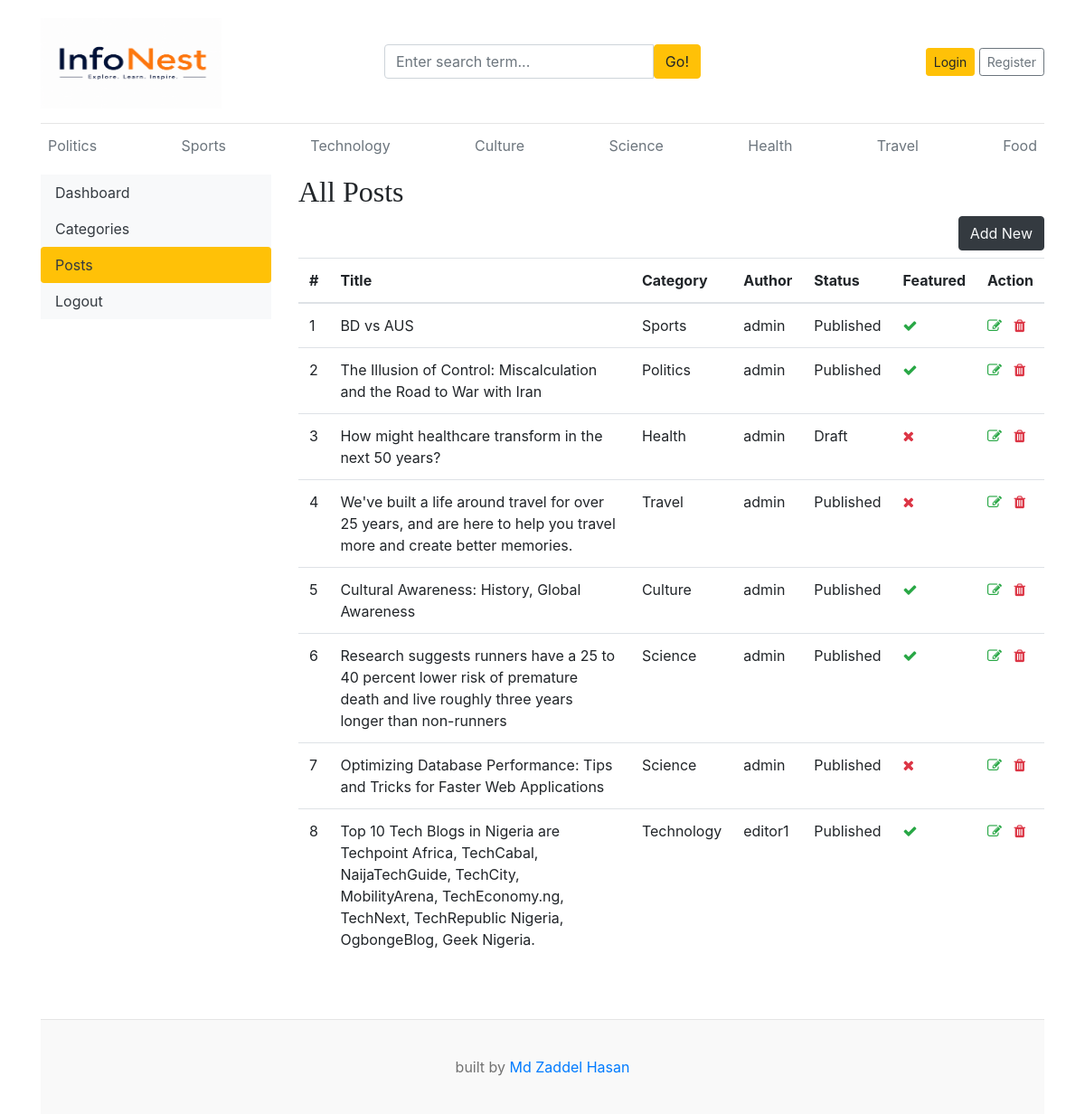
/dashboard/posts/, run on an earlier commit of the app's database.
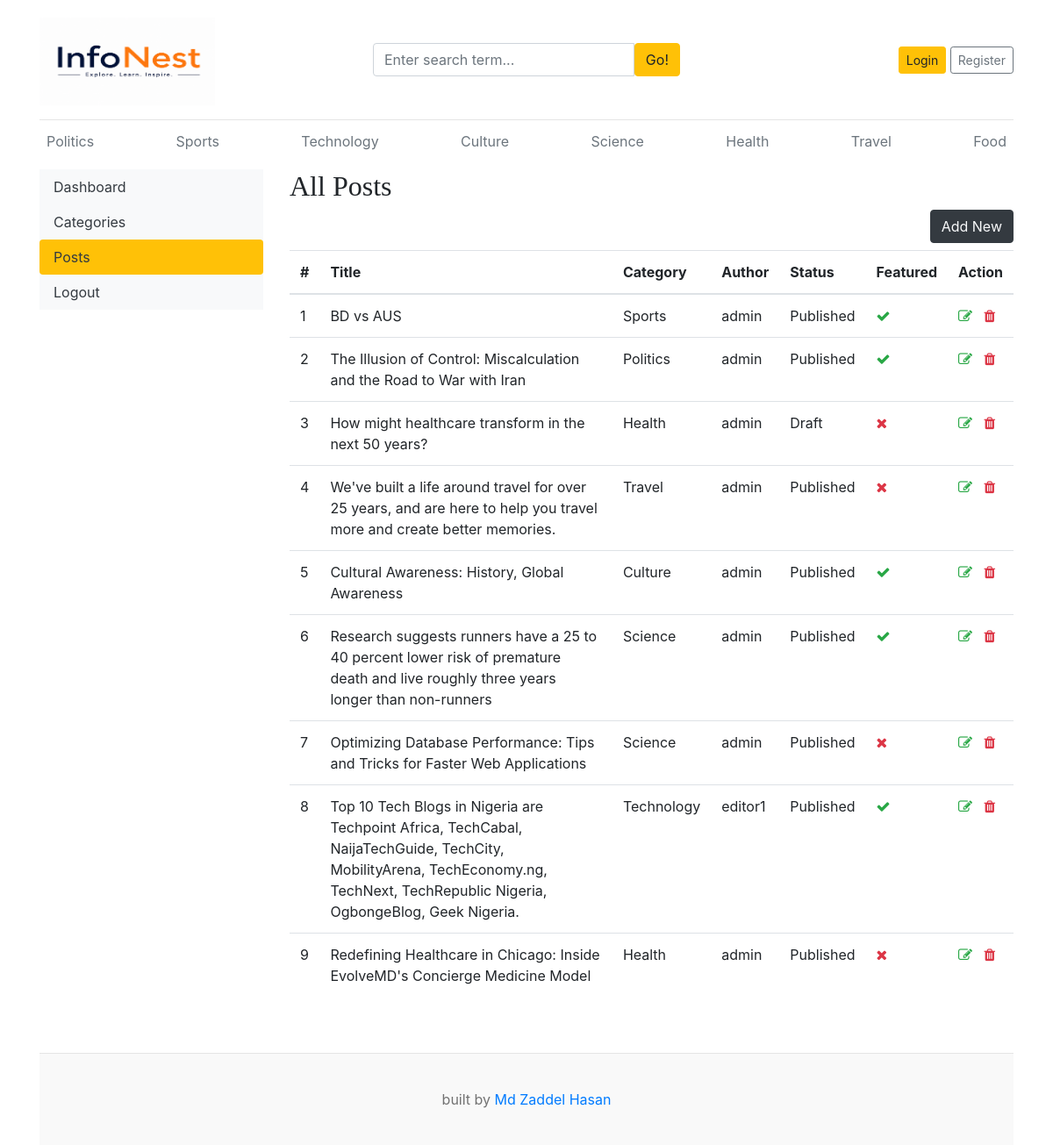
And on a later commit of the database.
### blogs/models.py (models this page shows, shortened)
class Category(models.Model):
    category_name = models.CharField(max_length=100,unique=True)
    created_at = models.DateTimeField(auto_now_add=True)
    updated_at = models.DateTimeField(auto_now=True)
    class Meta:
        verbose_name = 'Category'
        verbose_name_plural = 'Categories'
    def __str__(self):
        return self.category_name

class Blog(models.Model):
    title = models.CharField(max_length=200)
    slug = models.SlugField(max_length=200, unique=True, blank=True)
    category = models.ForeignKey(Category, on_delete=models.CASCADE)
    author = models.ForeignKey(User, on_delete=models.CASCADE)
    featured_image = models.ImageField(upload_to='uploads/%Y/%m/%d/')
    short_description = models.TextField(max_length=500)
    blog_body = models.TextField(max_length=2000)
    status = models.CharField(max_length=20, choices=STATUS_CHOICES, default="Draft")
    is_featured = models.BooleanField(default=False)
    created_at = models.DateTimeField(auto_now_add=True)
    updated_at = models.DateTimeField(auto_now=True)
    class Meta:
        verbose_name = 'Blog'
        verbose_name_plural = 'Blogs'

### dashboards/views.py (the view)
# urls.py: path('posts/', views.posts, name='posts'),
def posts(request):
    posts = Blog.objects.all()
    context = {
        'posts': posts,
    }
    return render(request, 'dashboard/posts.html', context)

### blogs/context_processors.py (called while the page is built)
def get_categories(request):
    categories = Category.objects.all()
    return dict(categories=categories)

def get_social_link(request):
    social_links = SocialLink.objects.all()
    return dict(social_links=social_links)

### templates/dashboard/posts.html (shortened to what this page needs)
{% extends 'base.html' %}
{% block content %}
<div class="row">
    {% include 'dashboard/sidebar.html' %}
    <div class="col-md-9">
        <h2>All Posts</h2>
        <a href="{% url 'add_post' %}" class="btn btn-dark text-light float-right mb-2">Add New</a>
        <table class="table table-hover">
            <thead>
              <tr>
                <th>#</th>
                <th>Title</th>
                <th>Category</th>
                <th>Author</th>
                <th>Status</th>
                <th>Featured</th>
                <th>Action</th>
              </tr>
            </thead>
            <tbody>
            {% for post in posts %}
              <tr>
                <td>{{ forloop.counter }}</td>
                <td>{{ post.title }}</td>
                <td>{{ post.category }}</td>
                <td>{{ post.author }}</td>
                <td>{{ post.status }}</td>
                <td>{% if post.is_featured %}<i class="fa fa-check text-success"></i>{% else %}<i class="fa fa-times text-danger"></i>{% endif %}</td>
                <td>
                    <a href="{% url 'edit_post' post.id %}"><i class="fa fa-edit text-success"></i></a>
                    <a href="{% url 'delete_post' post.id %}"><i class="fa fa-trash text-danger"></i></a>
                </td>
              </tr>
            {% endfor %}
            </tbody>
          </table>
    </div>
</div>
{% endblock %}

### templates/base.html (shortened to what this page needs)
{% load static %}
<!DOCTYPE html>
<html lang="en">
<head>
    <link href="https://getbootstrap.com/docs/4.0/dist/css/bootstrap.min.css" rel="stylesheet">
    <link href="{% static 'css/blog.css' %}" rel="stylesheet">
    <link rel="stylesheet" href="https://cdnjs.cloudflare.com/ajax/libs/font-awesome/4.7.0/css/font-awesome.min.css">
  </head>
<body>
    <div class="container">
      <header class="blog-header py-3">
        <div class="row flex-nowrap justify-content-between align-items-center">
          <div class="col-4 pt-1">
            <a class="blog-header-logo text-dark" href="/"><img src="{% static 'images/logo.png' %}" alt="Logo" width="200" height="100"></a>
          </div>
          <div class="col-4">
            <form action="{% url 'search' %}" method="GET">
              <div class="input-group">
                <input class="form-control" type="text" name="keyword" value="{{ keyword }}" placeholder="Enter search term..." aria-label="Enter search term..." aria-describedby="button-search" />
                <button type="submit" class="btn btn-warning rounded-right" id="button-search" type="button">Go!</button>
            </div>
            </form>
          </div>
          <div class="col-4 d-flex justify-content-end align-items-center">
            {% if not user.is_authenticated %}
            <a class="btn btn-sm btn-warning" href="{% url 'login' %}">Login</a> &nbsp;
            <a class="btn btn-sm btn-outline-secondary" href="{% url 'register' %}">Register</a>
            {% else %}
            <span><a href="{% url 'dashboard' %}">Dashboard</a></span> &emsp;
            <span><a href="{% url 'logout' %}">Logout</a></span>
            {% endif %}
          </div>
        </div>
      </header>
      <div class="nav-scroller py-1 mb-2">
        <nav class="nav d-flex justify-content-between">
          {% for cat in categories %}
          <a class="p-2 text-muted" href="{% url 'posts_by_category' cat.id %}">{{ cat.category_name }}</a>
          {% endfor %}
        </nav>
      </div>
{% block content %}
{% endblock %}
    <footer class="blog-footer mt-5">
        <p> built by <a href="#">Md Zaddel Hasan</a></p>
    </footer>
</body>
</html>

### templates/dashboard/sidebar.html (shortened to what this page needs)
<div class="col-md-3">
    <div class="nav flex-column nav-pills bg-light" aria-orientation="vertical">
        <a href="{% url 'dashboard' %}" class="nav-link text-dark {% if '/dashboard/' == request.path %}bg-warning{% endif %}">Dashboard</a>
        <a href="{% url 'categories' %}" class="nav-link text-dark {% if '/categories/' in request.path %}bg-warning{% endif %}">Categories</a>
        <a href="{% url 'posts' %}" class="nav-link text-dark {% if '/posts/' in request.path %}bg-warning{% endif %}">Posts</a>
        <a href="{% url 'logout' %}" class="nav-link text-dark">Logout</a>
    </div>
</div>

### blog_main/static/css/blog.css (style rules this page uses)
.blog-header { border-bottom: 1px solid #e5e5e5; }
.blog-header-logo { font-family: "Playfair Display", Georgia, "Times New Roman", serif; font-size: 2.25rem; }
h1, h2, h3, h4, h5, h6 { font-family: "Playfair Display", Georgia, "Times New Roman", serif; }
.blog-footer { padding: 2.5rem 0; color: #727272; text-align: center; background-color: #f9f9f9; border-top: .05rem solid #e5e5e5; }
.blog-footer p:last-child { margin-bottom: 0; }

What changed in the data, as far as the page shows it:
added Blog: title "Redefining Healthcare in Chicago: Inside EvolveMD's Concierge Medicine Model", category "Health", author "admin", status "Published", is_featured False (drawn)
